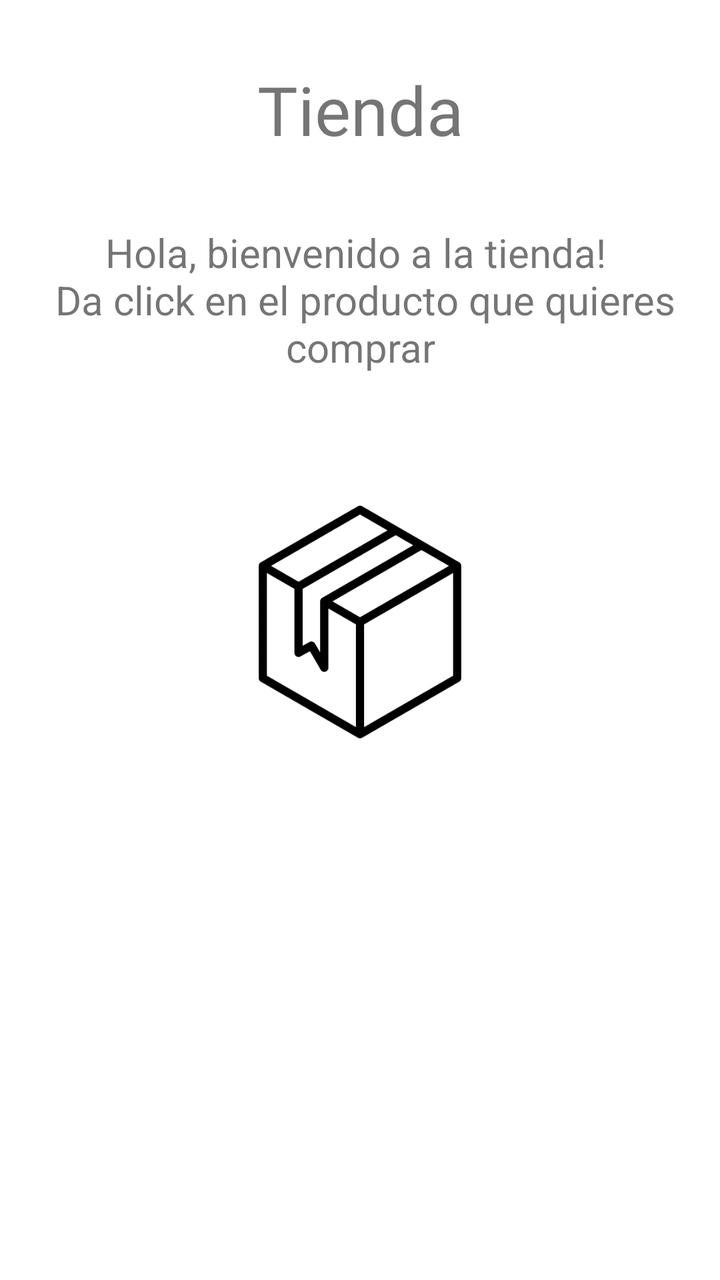
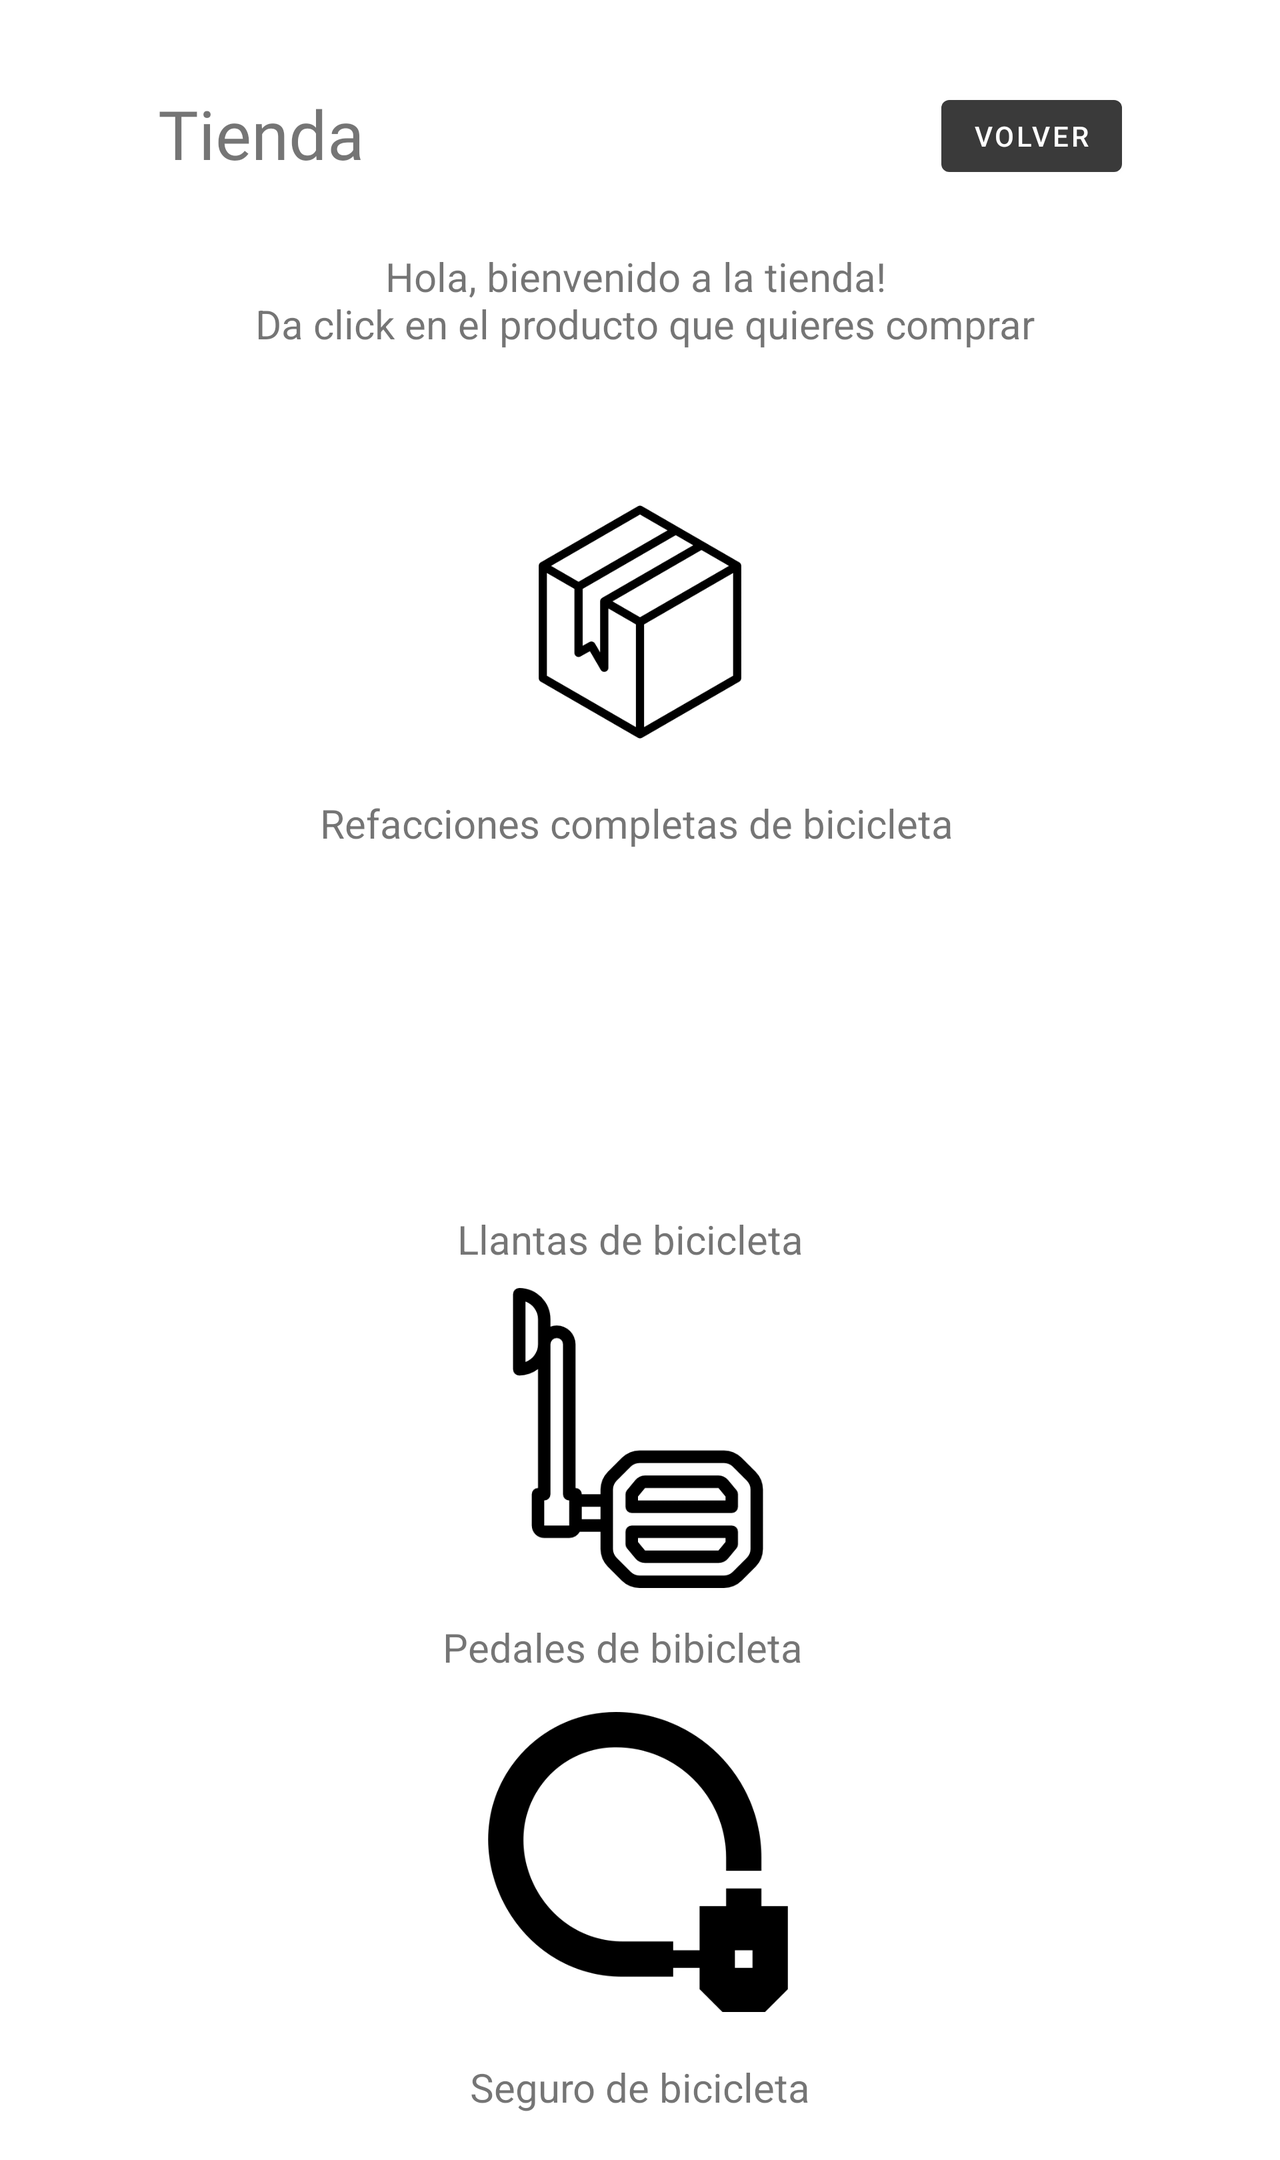

An Android layout and its configuration variant, each rendered on a device that would load it. The default file and the variant file are quoted in full after the pictures.
<!-- AndroidManifest.xml: application theme Theme.BearBikes -->
<!-- res/layout/comprar.xml -->
<?xml version="1.0" encoding="utf-8"?>
<ScrollView xmlns:android="http://schemas.android.com/apk/res/android"
    xmlns:app="http://schemas.android.com/apk/res-auto"
    xmlns:tools="http://schemas.android.com/tools"
    android:id="@+id/scrollView"
    android:layout_width="match_parent"
    android:layout_height="match_parent">

    <androidx.constraintlayout.widget.ConstraintLayout
        android:layout_width="match_parent"
        android:layout_height="wrap_content"
        android:padding="16dp"
        tools:context=".MainActivity">

        <TextView
            android:id="@+id/textView26"
            android:layout_width="wrap_content"
            android:layout_height="wrap_content"
            android:layout_marginTop="16dp"
            android:fontFamily="@font/roboto_thin"
            android:text="Tienda"
            android:textSize="34sp"
            app:layout_constraintEnd_toEndOf="parent"
            app:layout_constraintStart_toStartOf="parent"
            app:layout_constraintTop_toTopOf="parent" />

        <TextView
            android:id="@+id/child_scroll"
            android:layout_width="0dp"
            android:layout_height="100dp"
            android:layout_marginTop="84dp"
            android:background="#FFFFFFFF"
            android:gravity="center"
            android:text="Hola, bienvenido a la tienda! \n Da click en el producto que quieres comprar"
            android:textSize="20sp"
            app:layout_constraintHorizontal_bias="1.0"
            app:layout_constraintLeft_toLeftOf="parent"
            app:layout_constraintRight_toRightOf="parent"
            app:layout_constraintTop_toTopOf="parent" />

        <ListView
            android:id="@+id/ListViewProductos"
            android:layout_width="0dp"
            android:layout_height="wrap_content"
            android:layout_marginBottom="4dp"
            app:layout_constraintBottom_toBottomOf="parent"
            app:layout_constraintEnd_toEndOf="parent"
            app:layout_constraintHorizontal_bias="0.497"
            app:layout_constraintStart_toStartOf="parent"
            app:layout_constraintTop_toBottomOf="@+id/child_scroll"
            app:layout_constraintVertical_bias="1.0" />

        <ImageView
            android:id="@+id/imageView14"
            android:layout_width="150dp"
            android:layout_height="150dp"
            android:layout_marginTop="136dp"
            app:layout_constraintEnd_toEndOf="parent"
            app:layout_constraintStart_toStartOf="parent"
            app:layout_constraintTop_toTopOf="@+id/child_scroll"
            app:srcCompat="@drawable/producto" />

    </androidx.constraintlayout.widget.ConstraintLayout>
</ScrollView>
<!-- resources referenced by this layout -->
<resources>
  <!-- drawable producto: png bitmap (drawable, 11459 bytes) -->
  <style name="Theme.BearBikes" parent="Theme.MaterialComponents.DayNight.DarkActionBar">
          
          <item name="colorPrimary">@color/purple_500</item>
          <item name="colorPrimaryVariant">@color/purple_700</item>
          <item name="colorOnPrimary">@color/white</item>
          
          <item name="colorSecondary">@color/teal_200</item>
          <item name="colorSecondaryVariant">@color/teal_700</item>
          <item name="colorOnSecondary">@color/black</item>
          
          <item name="android:statusBarColor">?attr/colorPrimaryVariant</item>
          
      </style>
  <color name="purple_500">#3A3A3A</color>
  <color name="purple_700">#000000</color>
  <color name="white">#FFFFFFFF</color>
  <color name="teal_200">#FF03DAC5</color>
  <color name="teal_700">#FF018786</color>
  <color name="black">#FF000000</color>
</resources>
<!-- res/layout-land/comprar.xml (the repository's variant of the layout above) -->
<!-- drawn on the phone turned sideways -->
<?xml version="1.0" encoding="utf-8"?>
<ScrollView xmlns:android="http://schemas.android.com/apk/res/android"
    xmlns:app="http://schemas.android.com/apk/res-auto"
    xmlns:tools="http://schemas.android.com/tools"
    android:id="@+id/scrollView"
    android:layout_width="match_parent"
    android:layout_height="match_parent">

    <androidx.constraintlayout.widget.ConstraintLayout
        android:layout_width="match_parent"
        android:layout_height="wrap_content"
        android:padding="16dp"
        tools:context=".MainActivity">

        <ImageView
            android:id="@+id/imageView19"
            android:layout_width="150dp"
            android:layout_height="150dp"
            android:layout_marginTop="980dp"
            android:onClick="lanzarFrenos"
            app:layout_constraintEnd_toEndOf="parent"
            app:layout_constraintHorizontal_bias="0.498"
            app:layout_constraintStart_toStartOf="parent"
            app:layout_constraintTop_toTopOf="@+id/child_scroll"
            app:srcCompat="@drawable/brake" />

        <TextView
            android:id="@+id/textView34"
            android:layout_width="wrap_content"
            android:layout_height="wrap_content"
            android:layout_marginTop="168dp"
            android:onClick="lanzarFrenos"
            android:text="Frenos de bicicleta"
            android:textSize="20sp"
            app:layout_constraintEnd_toEndOf="parent"
            app:layout_constraintHorizontal_bias="0.504"
            app:layout_constraintStart_toStartOf="parent"
            app:layout_constraintTop_toTopOf="@+id/imageView19" />

        <ImageView
            android:id="@+id/imageView17"
            android:layout_width="150dp"
            android:layout_height="150dp"
            android:layout_marginTop="756dp"
            android:onClick="lanzarSeguro"
            app:layout_constraintEnd_toEndOf="parent"
            app:layout_constraintHorizontal_bias="0.498"
            app:layout_constraintStart_toStartOf="parent"
            app:layout_constraintTop_toTopOf="@+id/child_scroll"
            app:srcCompat="@drawable/lock" />

        <TextView
            android:id="@+id/textView32"
            android:layout_width="wrap_content"
            android:layout_height="wrap_content"
            android:layout_marginTop="644dp"
            android:onClick="lanzarSeguro"
            android:text="Seguro de bicicleta"
            android:textSize="20sp"
            app:layout_constraintEnd_toEndOf="parent"
            app:layout_constraintStart_toStartOf="parent"
            app:layout_constraintTop_toBottomOf="@+id/imageView14" />

        <ImageView
            android:id="@+id/imageView16"
            android:layout_width="150dp"
            android:layout_height="150dp"
            android:layout_marginTop="544dp"
            android:onClick="lanzarPedales"
            app:layout_constraintEnd_toEndOf="parent"
            app:layout_constraintHorizontal_bias="0.498"
            app:layout_constraintStart_toStartOf="parent"
            app:layout_constraintTop_toTopOf="@+id/child_scroll"
            app:srcCompat="@drawable/pedal" />

        <TextView
            android:id="@+id/textView31"
            android:layout_width="wrap_content"
            android:layout_height="wrap_content"
            android:layout_marginTop="424dp"
            android:onClick="lanzarPedales"
            android:text="Pedales de bibicleta"
            android:textSize="20sp"
            app:layout_constraintEnd_toEndOf="parent"
            app:layout_constraintHorizontal_bias="0.48"
            app:layout_constraintStart_toStartOf="parent"
            app:layout_constraintTop_toBottomOf="@+id/imageView14" />

        <ImageView
            android:id="@+id/imageView15"
            android:layout_width="150dp"
            android:layout_height="150dp"
            android:layout_marginTop="340dp"
            android:onClick="lanzarLlantas"
            app:layout_constraintEnd_toEndOf="parent"
            app:layout_constraintHorizontal_bias="0.498"
            app:layout_constraintStart_toStartOf="parent"
            app:layout_constraintTop_toTopOf="@+id/child_scroll"
            app:srcCompat="@drawable/wheel" />

        <TextView
            android:id="@+id/textView30"
            android:layout_width="wrap_content"
            android:layout_height="wrap_content"
            android:layout_marginTop="220dp"
            android:onClick="lanzarLlantas"
            android:text="Llantas de bicicleta"
            android:textSize="20sp"
            app:layout_constraintEnd_toEndOf="parent"
            app:layout_constraintHorizontal_bias="0.489"
            app:layout_constraintStart_toStartOf="parent"
            app:layout_constraintTop_toBottomOf="@+id/imageView14" />

        <TextView
            android:id="@+id/textView26"
            android:layout_width="wrap_content"
            android:layout_height="wrap_content"
            android:layout_marginTop="28dp"
            android:fontFamily="@font/roboto_thin"
            android:text="Tienda"
            android:textSize="34sp"
            app:layout_constraintEnd_toEndOf="parent"
            app:layout_constraintHorizontal_bias="0.125"
            app:layout_constraintStart_toStartOf="parent"
            app:layout_constraintTop_toTopOf="parent" />

        <TextView
            android:id="@+id/child_scroll"
            android:layout_width="0dp"
            android:layout_height="100dp"
            android:layout_marginTop="84dp"
            android:background="#FFFFFFFF"
            android:gravity="center"
            android:text="Hola, bienvenido a la tienda! \n Da click en el producto que quieres comprar"
            android:textSize="20sp"
            app:layout_constraintHorizontal_bias="1.0"
            app:layout_constraintLeft_toLeftOf="parent"
            app:layout_constraintRight_toRightOf="parent"
            app:layout_constraintTop_toTopOf="parent" />

        <ListView
            android:id="@+id/ListViewProductos"
            android:layout_width="0dp"
            android:layout_height="wrap_content"
            android:layout_marginBottom="4dp"
            app:layout_constraintBottom_toBottomOf="parent"
            app:layout_constraintEnd_toEndOf="parent"
            app:layout_constraintStart_toStartOf="parent"
            app:layout_constraintTop_toBottomOf="@+id/child_scroll"
            app:layout_constraintVertical_bias="0.96" />

        <ImageView
            android:id="@+id/imageView14"
            android:layout_width="150dp"
            android:layout_height="150dp"
            android:layout_marginTop="136dp"
            android:onClick="lanzarRefaccionesCompletas"
            app:layout_constraintEnd_toEndOf="parent"
            app:layout_constraintStart_toStartOf="parent"
            app:layout_constraintTop_toTopOf="@+id/child_scroll"
            app:srcCompat="@drawable/producto" />

        <TextView
            android:id="@+id/textView4"
            android:layout_width="wrap_content"
            android:layout_height="wrap_content"
            android:layout_marginTop="12dp"
            android:onClick="lanzarRefaccionesCompletas"
            android:text="Refacciones completas de bicicleta"
            android:textSize="20sp"
            app:layout_constraintEnd_toEndOf="parent"
            app:layout_constraintHorizontal_bias="0.494"
            app:layout_constraintStart_toStartOf="parent"
            app:layout_constraintTop_toBottomOf="@+id/imageView14" />

        <Button
            android:id="@+id/button2"
            android:layout_width="wrap_content"
            android:layout_height="wrap_content"
            android:layout_marginTop="28dp"
            android:onClick="volver"
            android:text="Volver"
            app:layout_constraintEnd_toEndOf="parent"
            app:layout_constraintHorizontal_bias="0.878"
            app:layout_constraintStart_toStartOf="parent"
            app:layout_constraintTop_toTopOf="parent" />

    </androidx.constraintlayout.widget.ConstraintLayout>
</ScrollView>
<!-- resources referenced by the variant -->
<!-- as the phone turned sideways resolves them -->
<resources>
  <!-- drawable lock: png bitmap (drawable, 11441 bytes) -->
  <!-- drawable pedal: png bitmap (drawable, 10310 bytes) -->
  <!-- drawable producto: png bitmap (drawable, 11459 bytes) -->
  <style name="Theme.BearBikes" parent="Theme.MaterialComponents.DayNight.DarkActionBar">
          
          <item name="colorPrimary">@color/purple_500</item>
          <item name="colorPrimaryVariant">@color/purple_700</item>
          <item name="colorOnPrimary">@color/white</item>
          
          <item name="colorSecondary">@color/teal_200</item>
          <item name="colorSecondaryVariant">@color/teal_700</item>
          <item name="colorOnSecondary">@color/black</item>
          
          <item name="android:statusBarColor">?attr/colorPrimaryVariant</item>
          
      </style>
  <color name="purple_500">#3A3A3A</color>
  <color name="purple_700">#000000</color>
  <color name="white">#FFFFFFFF</color>
  <color name="teal_200">#FF03DAC5</color>
  <color name="teal_700">#FF018786</color>
  <color name="black">#FF000000</color>
</resources>
